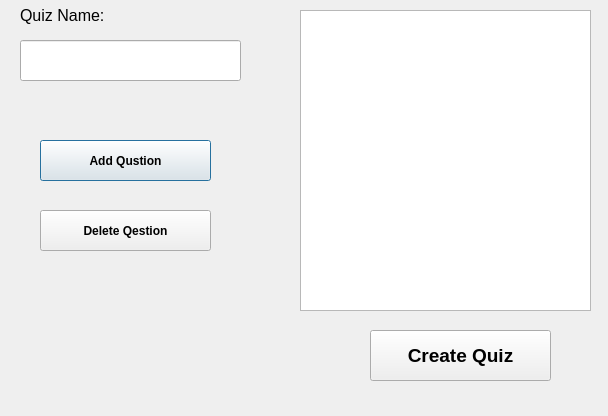
<?xml version="1.0" encoding="UTF-8"?>
<ui version="4.0">
 <class>QuizDetail</class>
 <widget class="QDialog" name="QuizDetail">
  <property name="geometry">
   <rect>
    <x>0</x>
    <y>0</y>
    <width>608</width>
    <height>416</height>
   </rect>
  </property>
  <property name="windowTitle">
   <string>Dialog</string>
  </property>
  <widget class="QLineEdit" name="lineEdit">
   <property name="geometry">
    <rect>
     <x>20</x>
     <y>40</y>
     <width>221</width>
     <height>41</height>
    </rect>
   </property>
  </widget>
  <widget class="QPushButton" name="addQuestionButton">
   <property name="geometry">
    <rect>
     <x>40</x>
     <y>140</y>
     <width>171</width>
     <height>41</height>
    </rect>
   </property>
   <property name="font">
    <font>
     <weight>75</weight>
     <bold>true</bold>
    </font>
   </property>
   <property name="text">
    <string>Add Qustion</string>
   </property>
  </widget>
  <widget class="QPushButton" name="deleteQuestionButton">
   <property name="geometry">
    <rect>
     <x>40</x>
     <y>210</y>
     <width>171</width>
     <height>41</height>
    </rect>
   </property>
   <property name="font">
    <font>
     <weight>75</weight>
     <bold>true</bold>
    </font>
   </property>
   <property name="text">
    <string>Delete Qestion</string>
   </property>
  </widget>
  <widget class="QLabel" name="label">
   <property name="geometry">
    <rect>
     <x>20</x>
     <y>0</y>
     <width>151</width>
     <height>31</height>
    </rect>
   </property>
   <property name="font">
    <font>
     <pointsize>12</pointsize>
    </font>
   </property>
   <property name="text">
    <string>Quiz Name:</string>
   </property>
  </widget>
  <widget class="QPushButton" name="createQuizButton">
   <property name="geometry">
    <rect>
     <x>370</x>
     <y>330</y>
     <width>181</width>
     <height>51</height>
    </rect>
   </property>
   <property name="font">
    <font>
     <pointsize>14</pointsize>
     <weight>75</weight>
     <bold>true</bold>
    </font>
   </property>
   <property name="text">
    <string>Create Quiz</string>
   </property>
  </widget>
  <widget class="QListWidget" name="listWidget">
   <property name="geometry">
    <rect>
     <x>300</x>
     <y>10</y>
     <width>291</width>
     <height>301</height>
    </rect>
   </property>
  </widget>
 </widget>
 <resources/>
 <connections/>
</ui>
